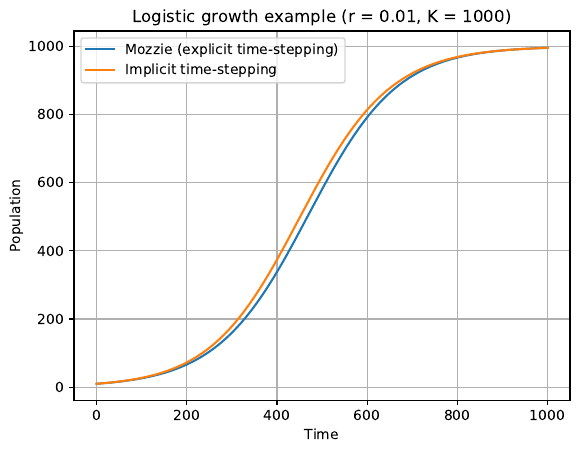

Reproduce this figure in Python.
######################################################
# Example simulation with
# - a single location (no spatial spread)
# - 'lifecycle' defined by the logistic equation with growth rate = 0.1/day and carrying capacity = 1E3
# The logistic equation for population P is
# dP/dt = r P (1 - P / K)
# where t is time, r is the growth rate and K the carrying capacity.
# Numerical values of the parameters are r = 0.01 and K = 1E3.
#
######################################################
# Import libraries
import os
import sys
import math

# so we can find our ../code no matter how we are called
findbin = os.path.dirname(os.path.realpath(sys.argv[0]))
sys.path.append(findbin + "/../code")

from grid import Grid
from cellDynamics import CellDynamicsLogistic1_1
from spatialDynamics import SpatialDynamics
from populationsAndParameters import PopulationsAndParameters


######################################################
# setup the grid (just one spatial location)
g1 = Grid(0, 0, 1.0, 1, 1)

######################################################
# define the lifecycle dynamics to be governed by the
# logistic equation.
cell = CellDynamicsLogistic1_1()

######################################################
# Using CellDynamicsLogistic1_1() means that at each
# spatial location there is:
# - 1 population
# - 1 parameter, which is the carrying capacity
# Define the populations and parameters over the grid:
all_pops = PopulationsAndParameters(g1, cell)
# So, at each spatial location (there is only one of
# location in this example) there will be two "populations
# and parameters": the first being the population, the
# second being the carrying capacity.
# Insert an initial condition of 10 individuals
# and a carrying capacity of 1E3:
all_pops.setPopulationAndParametersFromXY(0, 0, [10, 1E3])

######################################################
# put these populations into the spatial structure
spatial = SpatialDynamics(g1, all_pops)

######################################################
# Evolve in time (ie, solve the logistic equation)
mozzie_result = [(0, all_pops.getQuantities()[0])]  # index [0] is the population
dt = 5 # time step size
t = 0
for i in range(200):
   spatial.evolveCells(dt)
   t += dt
   mozzie_result.append((t, all_pops.getQuantities()[0]))

######################################################
# For comparison, use an explicit solver
# The solution of (P - Pold) / dt = r P (1 - P / K)
# is P = (r dt - 1) + sqrt( (1 - r dt)^2 + 4 Pold r dt / K ) ) / (2 r dt / K)
implicit_result = [(0, 10.0)]
dt = 5 # time step size
t = 0
rdt = 0.01 * dt
for i in range(200):
   pold = implicit_result[-1][-1]
   p = ((rdt - 1) + math.sqrt( (1 - rdt) * (1 - rdt) + 4 * pold * rdt / 1E3 )) / (2 * rdt / 1E3)
   t += dt
   implicit_result.append((t, p))

######################################################
# Plot the comparison
import matplotlib.pyplot as plt
plt.figure()
plt.plot([x[0] for x in mozzie_result], [x[1] for x in mozzie_result], label = 'Mozzie (explicit time-stepping)')
plt.plot([x[0] for x in implicit_result], [x[1] for x in implicit_result], label = 'Implicit time-stepping')
plt.grid()
plt.legend()
plt.xlabel("Time")
plt.ylabel("Population")
plt.title("Logistic growth example (r = 0.01, K = 1000)")
plt.savefig("logistic.pdf", bbox_inches = 'tight')
plt.show()

sys.exit(0)
